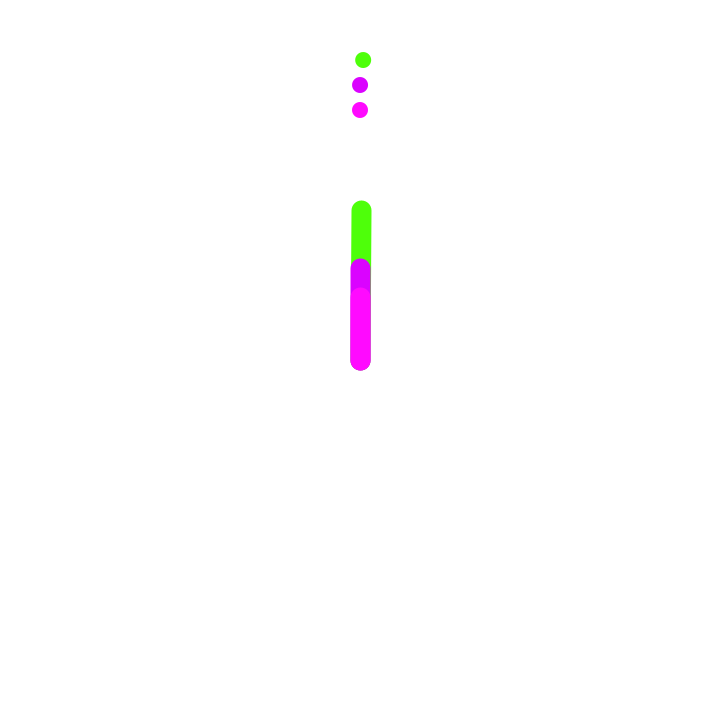
Frame 1 (no input)
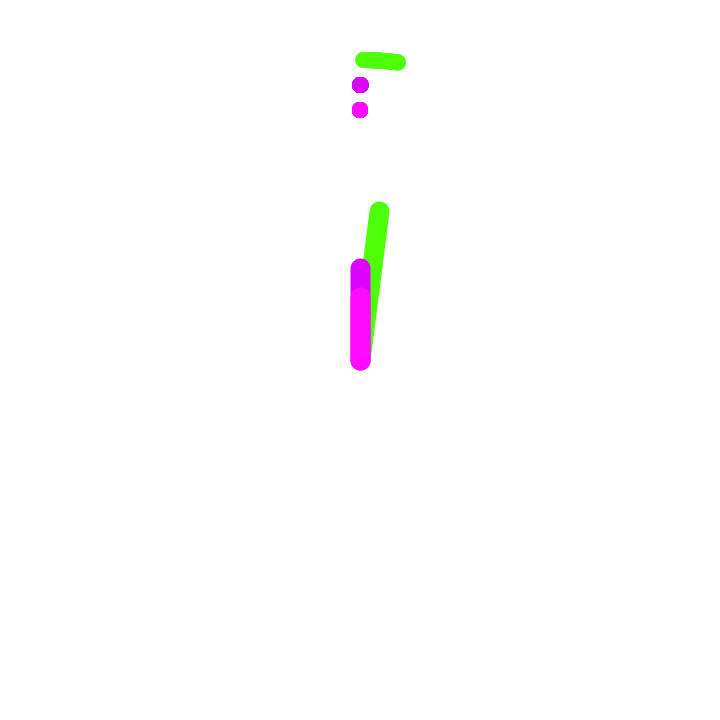
Frame 60 (the mouse pressed at the canvas centre just before this capture)
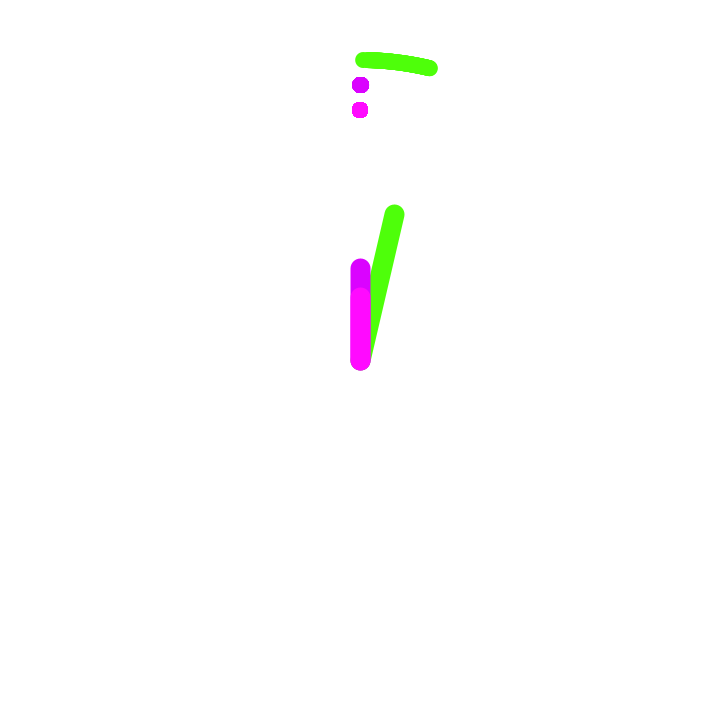
Frame 120 (the mouse held since frame 60 and released just before this capture)

The Processing sketch that drew these frames (run headless with seeded random() and noise(); from frame 60 on, the mouse is pressed at the canvas centre):

// Processing sketch: Clock
// ── Clock.pde
Manecilla segs=new Manecilla(0);
Manecilla mins=new Manecilla(1);
Manecilla hrs=new Manecilla(2);

void setup(){
   size(720,720);
}

void draw(){
  
   background(255);
   
   translate(width/2,height/2);
   
   segs.show(millis());
   mins.show(millis());
   hrs.show(millis());
   
}

// ── Manecilla.pde
class Manecilla {

  ArrayList<Float> points=new ArrayList();

  float r;

  color c;

  int type;

  Manecilla(int t) {

    type=t;

    if (t==0) {

      r=300;

      c=color(78, 255, 10);
    } else if (t==1) {

      r=275;

      c=color(218,3,255);
    } else {

      r=250;

      c=color(255,10,255);
    }
  }

  void show(float m) {

    float milis=m%60000;
    float segs=m%3600000;
    float mins=m%216000000;
    
    float ang;

    if (type==0) {
      ang=map(milis, 0, 60000, 0, 360);
    } else if (type==1) {
      ang=map(segs, 0, 3600000, 0, 360);
    } else {
      ang=map(mins, 0, 216000000, 0, 360);
    }

    points.add(ang);

    for (int i=0; i < points.size(); i++) {

      noStroke();

      fill(c);

      ellipse(r*cos(radians(points.get(i)-90)), r*sin(radians(points.get(i)-90)), 16, 16);

      strokeWeight(20);
    }


    stroke(c);

    line(0, 0, r*cos(radians(ang-90))/(2+type), r*sin(radians(ang-90))/(2+type));

    if (type==0) {
      if (milis>59940) {

        points=new ArrayList();
      }
    } else if (type==1) {
      if (segs>3590000) {

        points=new ArrayList();
      }
    } else {
      if (mins>215990000) {

        points=new ArrayList();
      }
    }
  }
}
